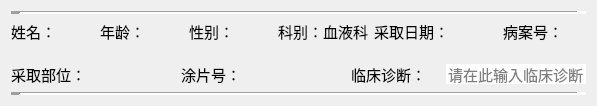
            <widget class="QWidget" name="widget_2" native="true">
             <property name="sizePolicy">
              <sizepolicy hsizetype="Preferred" vsizetype="Preferred">
               <horstretch>0</horstretch>
               <verstretch>0</verstretch>
              </sizepolicy>
             </property>
             <layout class="QVBoxLayout" name="verticalLayout_6">
              <item>
               <widget class="Line" name="line_2">
                <property name="font">
                 <font>
                  <weight>75</weight>
                  <bold>true</bold>
                 </font>
                </property>
                <property name="lineWidth">
                 <number>10</number>
                </property>
                <property name="orientation">
                 <enum>Qt::Horizontal</enum>
                </property>
               </widget>
              </item>
              <item>
               <layout class="QVBoxLayout" name="verticalLayout" stretch="0,0">
                <property name="spacing">
                 <number>20</number>
                </property>
                <property name="leftMargin">
                 <number>0</number>
                </property>
                <property name="topMargin">
                 <number>0</number>
                </property>
                <property name="rightMargin">
                 <number>0</number>
                </property>
                <property name="bottomMargin">
                 <number>0</number>
                </property>
                <item>
                 <layout class="QHBoxLayout" name="horizontalLayout">
                  <property name="spacing">
                   <number>6</number>
                  </property>
                  <property name="sizeConstraint">
                   <enum>QLayout::SetDefaultConstraint</enum>
                  </property>
                  <property name="leftMargin">
                   <number>0</number>
                  </property>
                  <property name="topMargin">
                   <number>0</number>
                  </property>
                  <property name="rightMargin">
                   <number>0</number>
                  </property>
                  <property name="bottomMargin">
                   <number>0</number>
                  </property>
                  <item>
                   <widget class="QLabel" name="right_info_lable1">
                    <property name="font">
                     <font>
                      <pointsize>11</pointsize>
                     </font>
                    </property>
                    <property name="text">
                     <string>&lt;html&gt;&lt;head/&gt;&lt;body&gt;&lt;p&gt;&lt;span style=&quot; font-size:11pt;&quot;&gt;姓名：&lt;/span&gt;&lt;/p&gt;&lt;/body&gt;&lt;/html&gt;</string>
                    </property>
                   </widget>
                  </item>
                  <item>
                   <widget class="QLabel" name="right_info_lable3">
                    <property name="font">
                     <font>
                      <pointsize>11</pointsize>
                     </font>
                    </property>
                    <property name="text">
                     <string>&lt;html&gt;&lt;head/&gt;&lt;body&gt;&lt;p&gt;&lt;span style=&quot; font-size:11pt;&quot;&gt;年龄：&lt;/span&gt;&lt;/p&gt;&lt;/body&gt;&lt;/html&gt;</string>
                    </property>
                   </widget>
                  </item>
                  <item>
                   <widget class="QLabel" name="right_info_lable2">
                    <property name="font">
                     <font>
                      <pointsize>11</pointsize>
                     </font>
                    </property>
                    <property name="text">
                     <string>&lt;html&gt;&lt;head/&gt;&lt;body&gt;&lt;p&gt;&lt;span style=&quot; font-size:11pt;&quot;&gt;性别：&lt;/span&gt;&lt;/p&gt;&lt;/body&gt;&lt;/html&gt;</string>
                    </property>
                   </widget>
                  </item>
                  <item>
                   <widget class="QLabel" name="label_2">
                    <property name="font">
                     <font>
                      <pointsize>11</pointsize>
                     </font>
                    </property>
                    <property name="text">
                     <string>&lt;html&gt;&lt;head/&gt;&lt;body&gt;&lt;p&gt;&lt;span style=&quot; font-size:11pt;&quot;&gt;科别：血液科&lt;/span&gt;&lt;/p&gt;&lt;/body&gt;&lt;/html&gt;</string>
                    </property>
                   </widget>
                  </item>
                  <item>
                   <widget class="QLabel" name="right_info_lable4">
                    <property name="font">
                     <font>
                      <pointsize>11</pointsize>
                     </font>
                    </property>
                    <property name="text">
                     <string>&lt;html&gt;&lt;head/&gt;&lt;body&gt;&lt;p&gt;&lt;span style=&quot; font-size:11pt;&quot;&gt;采取日期：&lt;/span&gt;&lt;/p&gt;&lt;/body&gt;&lt;/html&gt;</string>
                    </property>
                   </widget>
                  </item>
                  <item>
                   <spacer name="horizontalSpacer_2">
                    <property name="orientation">
                     <enum>Qt::Horizontal</enum>
                    </property>
                    <property name="sizeType">
                     <enum>QSizePolicy::Fixed</enum>
                    </property>
                    <property name="sizeHint" stdset="0">
                     <size>
                      <width>40</width>
                      <height>20</height>
                     </size>
                    </property>
                   </spacer>
                  </item>
                  <item>
                   <widget class="QLabel" name="right_info_lable5">
                    <property name="font">
                     <font>
                      <pointsize>11</pointsize>
                     </font>
                    </property>
                    <property name="text">
                     <string>&lt;html&gt;&lt;head/&gt;&lt;body&gt;&lt;p&gt;&lt;span style=&quot; font-size:11pt;&quot;&gt;病案号：&lt;/span&gt;&lt;/p&gt;&lt;/body&gt;&lt;/html&gt;</string>
                    </property>
                   </widget>
                  </item>
                 </layout>
                </item>
                <item>
                 <layout class="QHBoxLayout" name="horizontalLayout_2">
                  <item>
                   <widget class="QLabel" name="right_info_lable6">
                    <property name="sizePolicy">
                     <sizepolicy hsizetype="Fixed" vsizetype="Preferred">
                      <horstretch>0</horstretch>
                      <verstretch>0</verstretch>
                     </sizepolicy>
                    </property>
                    <property name="minimumSize">
                     <size>
                      <width>150</width>
                      <height>0</height>
                     </size>
                    </property>
                    <property name="font">
                     <font>
                      <pointsize>11</pointsize>
                     </font>
                    </property>
                    <property name="text">
                     <string>&lt;html&gt;&lt;head/&gt;&lt;body&gt;&lt;p&gt;&lt;span style=&quot; font-size:11pt;&quot;&gt;采取部位：&lt;/span&gt;&lt;/p&gt;&lt;/body&gt;&lt;/html&gt;</string>
                    </property>
                   </widget>
                  </item>
                  <item>
                   <widget class="QLabel" name="right_info_lable7">
                    <property name="sizePolicy">
                     <sizepolicy hsizetype="Fixed" vsizetype="Fixed">
                      <horstretch>0</horstretch>
                      <verstretch>0</verstretch>
                     </sizepolicy>
                    </property>
                    <property name="minimumSize">
                     <size>
                      <width>150</width>
                      <height>0</height>
                     </size>
                    </property>
                    <property name="font">
                     <font>
                      <pointsize>11</pointsize>
                     </font>
                    </property>
                    <property name="text">
                     <string>&lt;html&gt;&lt;head/&gt;&lt;body&gt;&lt;p&gt;&lt;span style=&quot; font-size:11pt;&quot;&gt;涂片号：&lt;/span&gt;&lt;/p&gt;&lt;/body&gt;&lt;/html&gt;</string>
                    </property>
                   </widget>
                  </item>
                  <item>
                   <widget class="QLabel" name="clinical_diagnosis">
                    <property name="sizePolicy">
                     <sizepolicy hsizetype="Fixed" vsizetype="Preferred">
                      <horstretch>0</horstretch>
                      <verstretch>0</verstretch>
                     </sizepolicy>
                    </property>
                    <property name="font">
                     <font>
                      <pointsize>11</pointsize>
                     </font>
                    </property>
                    <property name="text">
                     <string>&lt;html&gt;&lt;head/&gt;&lt;body&gt;&lt;p&gt;&lt;span style=&quot; font-size:11pt;&quot;&gt;临床诊断：&lt;/span&gt;&lt;/p&gt;&lt;/body&gt;&lt;/html&gt;</string>
                    </property>
                   </widget>
                  </item>
                  <item>
                   <widget class="QLineEdit" name="clinical_diagnosis_text">
                    <property name="sizePolicy">
                     <sizepolicy hsizetype="Minimum" vsizetype="Fixed">
                      <horstretch>0</horstretch>
                      <verstretch>0</verstretch>
                     </sizepolicy>
                    </property>
                    <property name="font">
                     <font>
                      <pointsize>11</pointsize>
                     </font>
                    </property>
                    <property name="focusPolicy">
                     <enum>Qt::StrongFocus</enum>
                    </property>
                    <property name="contextMenuPolicy">
                     <enum>Qt::DefaultContextMenu</enum>
                    </property>
                    <property name="styleSheet">
                     <string notr="true">
background-color: rgb(255, 255, 255);</string>
                    </property>
                    <property name="inputMethodHints">
                     <set>Qt::ImhNone</set>
                    </property>
                    <property name="frame">
                     <bool>false</bool>
                    </property>
                    <property name="dragEnabled">
                     <bool>false</bool>
                    </property>
                    <property name="readOnly">
                     <bool>false</bool>
                    </property>
                    <property name="placeholderText">
                     <string>请在此输入临床诊断</string>
                    </property>
                    <property name="cursorMoveStyle">
                     <enum>Qt::LogicalMoveStyle</enum>
                    </property>
                   </widget>
                  </item>
                 </layout>
                </item>
               </layout>
              </item>
              <item>
               <widget class="Line" name="line">
                <property name="font">
                 <font>
                  <weight>75</weight>
                  <bold>true</bold>
                 </font>
                </property>
                <property name="lineWidth">
                 <number>10</number>
                </property>
                <property name="orientation">
                 <enum>Qt::Horizontal</enum>
                </property>
               </widget>
              </item>
             </layout>
            </widget>
